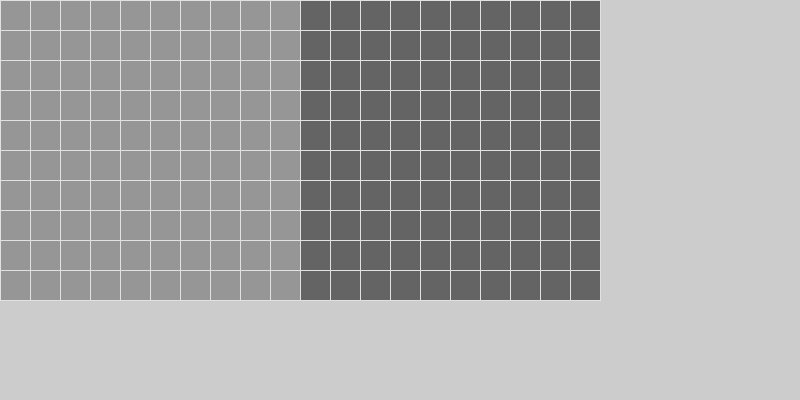
Frame 1 (no input)
Frame 60 (the mouse pressed at the canvas centre just before this capture): identical to frame 1, image omitted
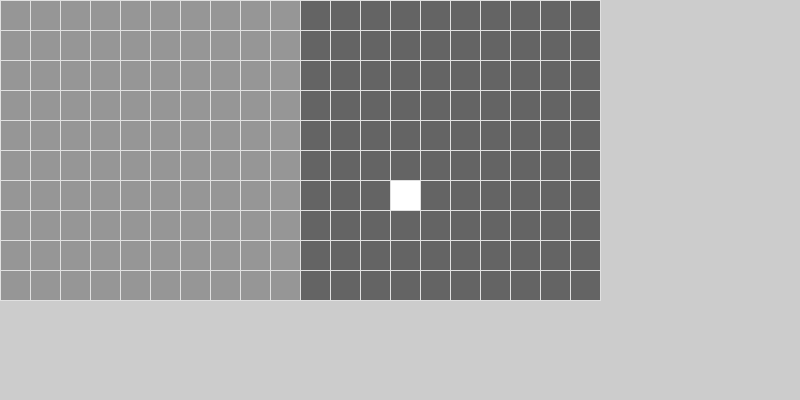
Frame 120 (the mouse held since frame 60 and released just before this capture)

The Processing sketch that drew these frames (run headless with seeded random() and noise(); from frame 60 on, the mouse is pressed at the canvas centre):

// Processing sketch: grid
// ── grid.pde
class Board{
  float x,y,w,h;

  Board(float tempX, float tempY, float tempW, float tempH){
    x = tempX;
    y = tempY;
    w = tempW;
    h = tempH;
  } 

  void display(int c){
    stroke(225);
    fill(c);
    rect(x,y,w,h); 
  }
}


Board[][] grid;
Board[][] grid2;

int cols = 20;
int rows = 10;


void setup(){
  size(800,400);
  grid = new Board[cols][rows];
  for (int i = 0; i < cols/2; i++){
    for (int j = 0; j < rows; j++){
      grid[i][j] = new Board(i*30,j*30,30,30);
      grid[i][j].display(150);
    }
  }
  for (int i = cols/2; i < cols; i++){
    for (int j = 0; j < rows; j++){
      grid[i][j] = new Board(i*30,j*30,30,30);
      grid[i][j].display(100);
    }
  }
}

int value = 0;
int xcor, ycor;

void draw(){
  fill(value);
  if (mousePressed == true){
    xcor = mouseX/30 * 30;
    ycor = mouseY/30 * 30;
    rect(xcor, ycor, 30, 30);
  }
}

void mousePressed(){
  if (value == 0){
    value = 255;
  }
}

  
